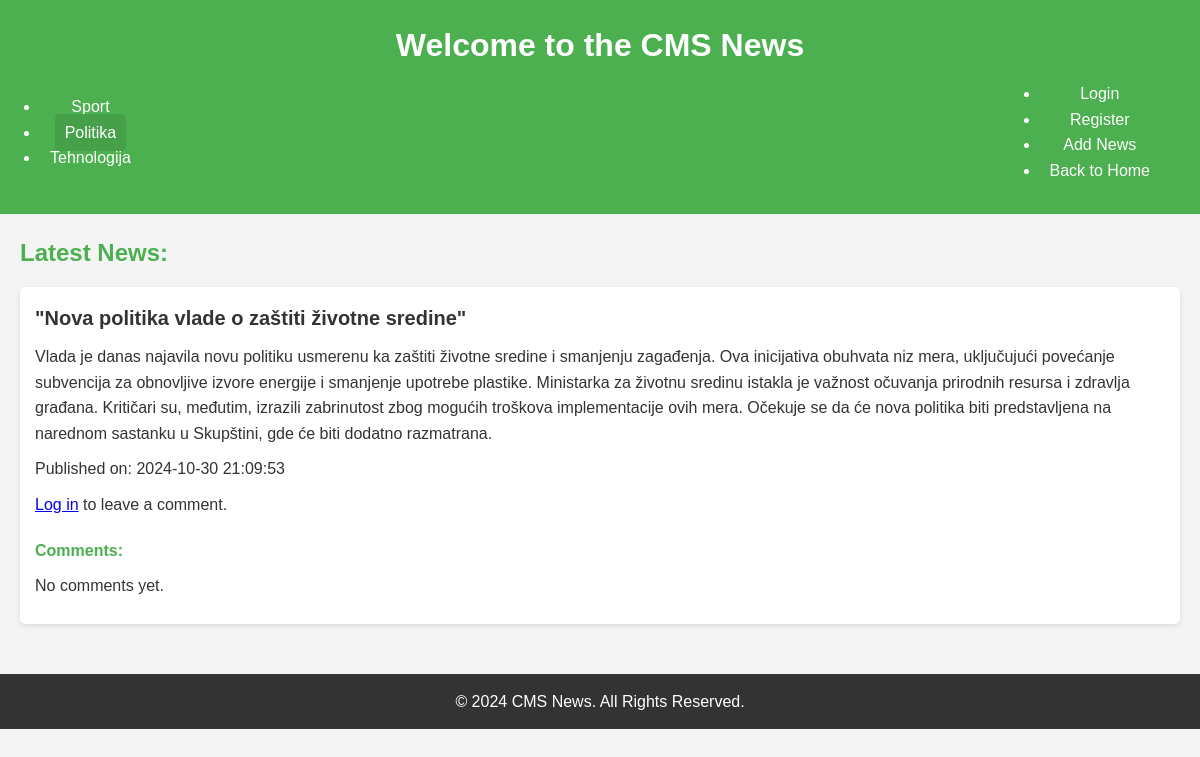
Page /cmc_app/index.php?category_id=2 on the committed database.
### tables this page shows
CREATE TABLE `categories` (
  `id` int NOT NULL AUTO_INCREMENT,
  `name` varchar(45) NOT NULL,
  PRIMARY KEY (`id`),
  UNIQUE KEY `name` (`name`)
);

CREATE TABLE `news` (
  `id` int NOT NULL AUTO_INCREMENT,
  `title` varchar(255) NOT NULL,
  `content` text NOT NULL,
  `created_at` datetime DEFAULT CURRENT_TIMESTAMP,
  `category` varchar(45) DEFAULT NULL,
  `category_id` int NOT NULL,
  PRIMARY KEY (`id`),
  KEY `fk_category` (`category_id`)
);

### cmc_app/classes/Category.php (called while the page is built)
<?php
class Category {
    private $conn;
    private $table = 'categories';
    public function __construct($db) {
        $this->conn = $db;
    }
    public function getAll() {
        $query = "SELECT * FROM " . $this->table;
        return $this->conn->query($query)->fetchAll(PDO::FETCH_ASSOC);
    }
}

### cmc_app/classes/News.php (called while the page is built, shortened)
<?php
class News {
    private $conn;
    private $table = "news";
    public function __construct($db) {
        $this->conn = $db;
    }
    public function getByCategory($category_id) {
        $query = "SELECT * FROM " . $this->table . " WHERE category_id = :category_id";
        $stmt = $this->conn->prepare($query);
        $stmt->bindParam(':category_id', $category_id);
        $stmt->execute();
        return $stmt->fetchAll(PDO::FETCH_ASSOC);
    }
}
?>

### cmc_app/index.php (the view, shortened to what this page needs)
<?php
require_once 'classes/News.php';
require_once 'classes/Category.php';
$database = new Database();
$db = $database->connect();
$news = new News($db);
$comment = new Comment($db);
$category = new Category($db);
$categories = $category->getAll();
$category_id = isset($_GET['category_id']) ? $_GET['category_id'] : null;
$newsItems = $news->getByCategory($category_id);
?>
<!DOCTYPE html>
<html lang="en">
<head>
    <link rel="stylesheet" href="style.css">
</head>
<body>
    <header>
        <h1>Welcome to the CMS News</h1>
        <nav>
            <ul>
                <?php foreach ($categories as $cat): ?>
                    <li><a href="index.php?category_id=<?= $cat['id'] ?>" <?= $category_id == $cat['id'] ? 'class="active"' : '' ?>><?= htmlspecialchars($cat['name']) ?></a></li>
                <?php endforeach; ?>
            </ul>
            <ul style="float: right;">
                <li><a href="login.php">Login</a></li>
                <li><a href="register.php">Register</a></li>
                <li><a href="add_news.php">Add News</a></li>
                <li><a href="index.php">Back to Home</a></li>
            </ul>
        </nav>
    </header>
    <main>
        <h2>Latest News:</h2>
        <?php if (empty($newsItems)): ?>
            <p>No news available in this category.</p>
        <?php else: ?>
            <?php foreach ($newsItems as $item): ?>
                <article>
                    <h3><?= htmlspecialchars($item['title']) ?></h3>
                    <p><?= htmlspecialchars($item['content']) ?></p>
                    <p>Published on: <?= $item['created_at'] ?></p>
                    <?php if (isset($_SESSION['user_id'])): ?>
                        <h4>Leave a Comment:</h4>
                        <form action="index.php?category_id=<?= $category_id ?>" method="POST">
                            <input type="hidden" name="news_id" value="<?= $item['id'] ?>">
                            <label for="guest_name">Your Name (optional):</label>
                            <input type="text" name="guest_name" placeholder="Enter your name (optional)">
                            <textarea name="comment" required placeholder="Write your comment here..."></textarea>
                            <button type="submit">Add Comment</button>
                        </form>
                    <?php else: ?>
                        <p><a href="login.php">Log in</a> to leave a comment.</p>
                    <?php endif; ?>
                    <h4>Comments:</h4>
                    <?php
                    $comments = $comment->getCommentsByNewsId($item['id']);
                    if (empty($comments)): ?>
                        <p>No comments yet.</p>
                    <?php endif; ?>
                </article>
            <?php endforeach; ?>
        <?php endif; ?>
    </main>
    <footer>
        <p>&copy; <?= date('Y') ?> CMS News. All Rights Reserved.</p>
    </footer>
</body>
</html>

### cmc_app/style.css (style rules this page uses)
* { box-sizing: border-box; margin: 0; padding: 0; }
body { font-family: 'Arial', sans-serif; line-height: 1.6; background-color: #f4f4f4; color: #333; }
header { background: #4CAF50; color: white; padding: 20px; text-align: center; }
nav { display: flex; justify-content: space-between; align-items: center; padding: 10px 20px; }
nav a { color: white; text-decoration: none; padding: 10px; transition: background 0.3s ease; }
nav a:hover, nav a.active { background: #45a049; border-radius: 5px; }
main { padding: 20px; }
h2 { margin-bottom: 15px; font-size: 24px; color: #4CAF50; }
article { background: white; padding: 15px; margin: 10px 0; border-radius: 5px; box-shadow: 0 2px 5px rgba(0, 0, 0, 0.1); }
article h3 { font-size: 20px; color: #333; }
article p { margin: 10px 0; }
h4 { margin-top: 20px; color: #4CAF50; }
footer { text-align: center; padding: 15px; background: #333; color: white; position: relative; bottom: 0; width: 100%; margin-top: 20px; }

### rows in the picture
categories: name "Sport"
categories: name "Politika"
categories: name "Tehnologija"
news: title "\"Nova politika vlade o zaštiti životne sredine\"", content "Vlada je danas najavila novu politiku usmerenu ka zaštiti životne sredine i smanjenju zagađenja. Ova inicijativa obuhvata niz mera, uključujući povećanje subvencija za obnovljive izvore energije i smanjenje upotrebe plastike. Ministarka za životnu sredinu istakla je važnost očuvanja prirodnih resursa i zdravlja građana. Kritičari su, međutim, izrazili zabrinutost zbog mogućih troškova implementacije ovih mera. Očekuje se da će nova politika biti predstavljena na narednom sastanku u Skupštini, gde će biti dodatno razmatrana.", created_at "2024-10-30 21:09:53"
